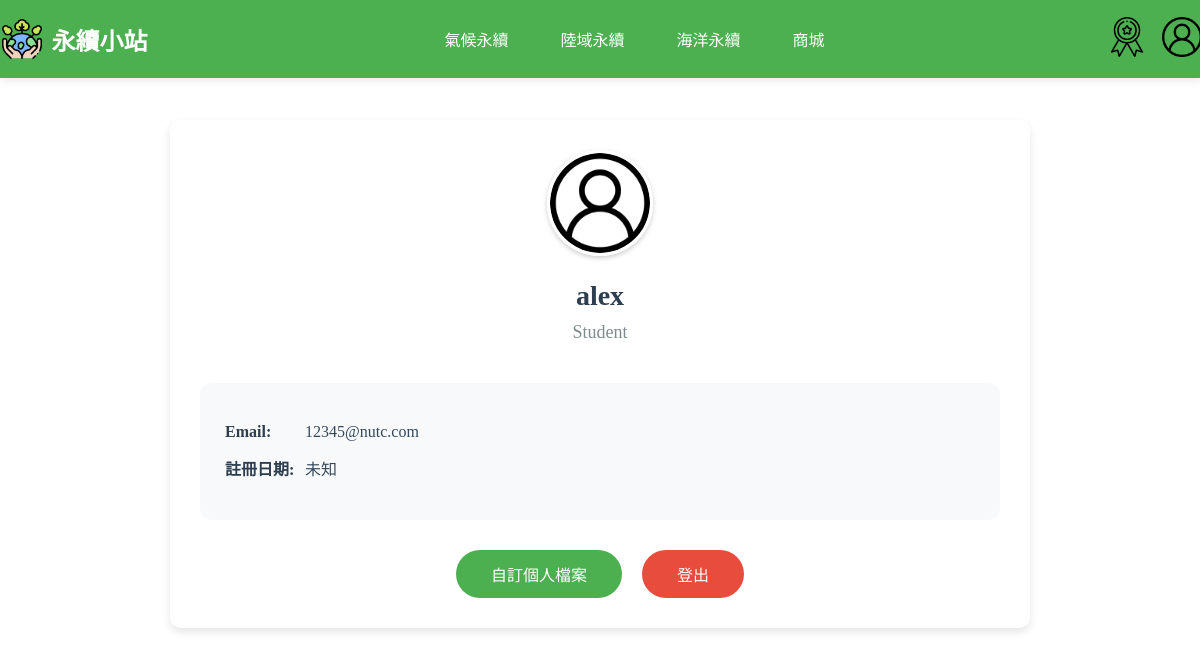
The app's page /php/user.php (signed in), older data.
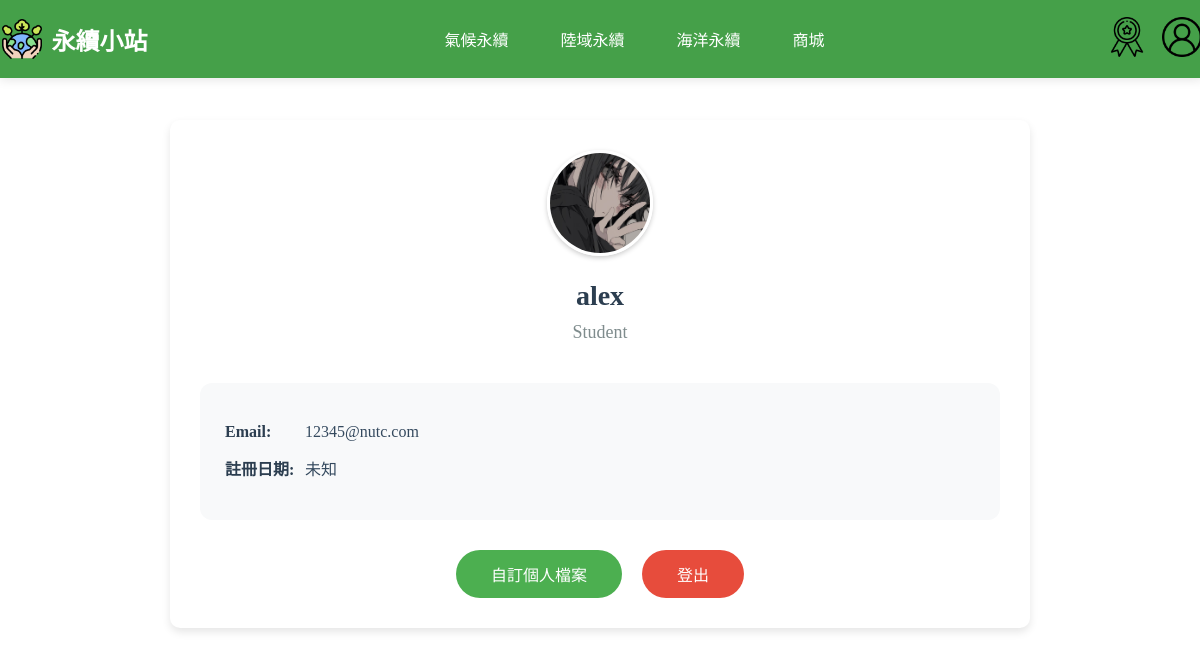
The same page, newer data.
### tables this page shows
CREATE TABLE `user` (
  `UserID` int(11) NOT NULL COMMENT '使用者編號 (PK)',
  `Username` varchar(50) DEFAULT NULL COMMENT '使用者名稱',
  `Email` varchar(100) NOT NULL COMMENT '電子郵件',
  `Password` varchar(255) NOT NULL COMMENT '密碼 (加密儲存)',
  `JoinDate` datetime DEFAULT current_timestamp() COMMENT '註冊時間',
  `Status` enum('Student','Teacher','Admin') NOT NULL DEFAULT 'Student' COMMENT '使用者身份',
  `reset_token` varchar(255) DEFAULT NULL,
  `token_expire` datetime DEFAULT NULL,
  `AvatarURL` varchar(255) DEFAULT NULL,
  `BackgroundURL` varchar(255) DEFAULT NULL
);

### php/user.php (the view, shortened to what this page needs)
<?php
$servername = "localhost";
$db_username = "root";
$db_password = "";
$dbname = "sustain";
$conn = new mysqli($servername, $db_username, $db_password, $dbname);
$conn->set_charset("utf8mb4");
$username = $_SESSION['username'];
$sql = "SELECT * FROM user WHERE Username='$username'";
$result = $conn->query($sql);
if ($result->num_rows > 0) {
    $user = $result->fetch_assoc();
}
?>
<!DOCTYPE html>
<html lang="en">
<head>
    <link rel="stylesheet" href="../css/user.css">
</head>
<body>
    <header>
        <?php
        include "nav.php";
        ?>
    </header>
    <div class="user-profile-container">
        <div class="user-profile-card">
            <div class="user-profile-header">
                <?php if (!empty($user['AvatarURL'])): ?>
                    <img src="../<?php echo htmlspecialchars($user['AvatarURL']); ?>" alt="用戶頭像" class="user-avatar">
                <?php else: ?>
                    <img src="../img/user.png" alt="用戶頭像" class="user-avatar">
                <?php endif; ?>
                <h2 class="user-name"><?php echo htmlspecialchars($user['Username']); ?></h2>
                <p class="user-status"><?php echo htmlspecialchars($user['Status']); ?></p>
            </div>
            <div class="user-info-section">
                <p class="user-info-item">
                    <strong class="user-info-label">Email:</strong>
                    <?php echo htmlspecialchars($user['Email'] ?? '未設置'); ?>
                </p>
                <p class="user-info-item">
                    <strong class="user-info-label">註冊日期:</strong>
                    <?php echo htmlspecialchars($user['RegistrationDate'] ?? '未知'); ?>
                </p>
            </div>
            <div style="text-align: center; margin-top: 30px; display: flex; justify-content: center; gap: 20px;">
                <a href="profile_customize.php" class="custom-button">自訂個人檔案</a>
                <form action="logout.php" method="post" style="margin: 0;">
                    <button type="submit" class="logout-button">登出</button>
                </form>
            </div>
        </div>
    </div>
</body>
</html>

### php/nav.php (shortened to what this page needs)
<nav class="navbar">
    <div class="logo">
        <img src="../img/icon.png" style="color: white;" alt="永續小站 Logo">
        <h1 style="font-size: 24px;"><a href="index.php" class="logo-title">永續小站</a></h1>
    </div>
    <ul class="nav-links">
        <li><a href="climate.php" style="font-size: 16px;">氣候永續</a></li>
        <li><a href="landscape.php" style="font-size: 16px; ">陸域永續</a></li>
        <li><a href="ocean.php" style="font-size: 16px;">海洋永續</a></li>
        <?php if (isset($_SESSION['login_session']) && $_SESSION['login_session'] === true): ?>
            <li><a href="shop.php">商城</a></li>
        <?php endif; ?>
    </ul>
    <div class="nav-icons">
    <?php if (isset($_SESSION['login_session']) && $_SESSION['login_session'] === true): ?>
            <?php if (isset($_SESSION['role']) && $_SESSION['role'] === 'Teacher'): ?>
                <a href="teacher_achievement.php"><img src="../img/achv.png" alt="成就"></a>
            <?php elseif (isset($_SESSION['role']) && $_SESSION['role'] === 'Student'): ?>
                <a href="achievement.php"><img src="../img/achv.png" alt="成就"></a>
            <?php endif; ?>
        <?php endif; ?>
        <a href="user.php"><img src="../img/user.png" alt="用戶"></a>
    </div>
</nav>

### css/user.css (style rules this page uses)
body, html { margin: 0; padding: 0; height: 100%; }
.navbar { background-color: #4CAF50; padding: 0.1rem; display: flex; justify-content: space-between; align-items: center; color: white; box-shadow: 0 2px 10px rgba(0, 0, 0, 0.1); position: fixed; top: 0; left: 0; width: 100%; z-index: 9999; transition: background-color 0.3s ease; }
.logo { display: flex; align-items: center; margin-right: 30px; }
.logo img { width: 40px; height: 40px; margin-right: 10px; transition: transform 0.3s ease; }
.logo-title { text-decoration: none; color: white; transition: color 0.3s ease; }
.nav-links { list-style: none; padding: 0; margin: 0; display: flex; gap: 20px; }
.nav-links li a { text-decoration: none; color: white; font-size: 16px; padding: 0.5rem 1rem; transition: color 0.3s ease, background-color 0.3s ease; }
.nav-icons { display: flex; align-items: center; }
.nav-icons a { margin-left: 15px; }
.nav-icons img { height: 40px; width: 40px; filter: brightness(100%); transition: filter 0.3s ease; }
.user-profile-container { width: 1200px; margin: 100px auto 0; padding: 20px; box-sizing: border-box; }
.user-profile-card { background: white; border-radius: 15px; box-shadow: 0 4px 15px rgba(0, 0, 0, 0.1); padding: 40px; width: 100%; max-width: 600px; margin: 0 auto; }
.user-profile-header { text-align: center; margin-bottom: 40px; }
.user-avatar { width: 150px; height: 150px; border-radius: 50%; margin-bottom: 20px; box-shadow: 0 4px 10px rgba(0, 0, 0, 0.1); }
.user-name { margin: 0; color: #2c3e50; font-size: 28px; font-weight: 600; }
.user-status { color: #7f8c8d; font-size: 18px; margin: 10px 0 0; }
.user-info-section { background-color: #f8f9fa; border-radius: 12px; padding: 25px; margin: 30px 0; }
.user-info-item { margin: 15px 0; color: #34495e; font-size: 16px; display: flex; align-items: center; }
.user-info-label { min-width: 80px; color: #2c3e50; }
.logout-button { background-color: #e74c3c; color: white; border: none; padding: 12px 35px; border-radius: 25px; font-size: 16px; cursor: pointer; transition: all 0.3s ease; }
.custom-button { background-color: #4CAF50; color: white; border: none; padding: 12px 35px; border-radius: 25px; font-size: 16px; cursor: pointer; transition: all 0.3s ease; text-decoration: none; }

### php/user.php (style rules this page uses)
.user-profile-container { position: relative; padding: 20px; }
.user-profile-card { position: relative; background-color: #fff; border-radius: 10px; box-shadow: 0 4px 8px rgba(0, 0, 0, 0.1); padding: 30px; max-width: 800px; margin: 0 auto; z-index: 1; }
.user-avatar { width: 100px; height: 100px; border-radius: 50%; object-fit: cover; border: 3px solid white; box-shadow: 0 2px 5px rgba(0, 0, 0, 0.2); }

Row changes from the older to the newer data that the page shows:
changed user "alex": AvatarURL: picture added
